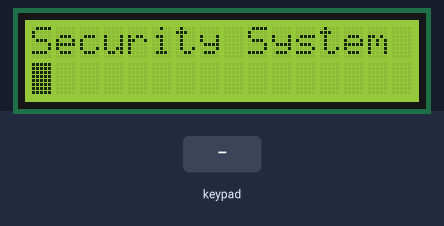
Recording of a sketch running on a simulated Arduino Uno, built with avr-gcc and run on an emulated ATmega328P. On the bench: 16×2 character LCD. Wiring (inferred from the names in the program): 4×3 keypad with keys 1 2 3 4 5 6 7 8 9 * 0 # (labels assumed): rows pin 2, pin 3, pin 4, pin 5; columns pin 6, pin 7, pin 8. The inputs (shaded band) are chosen by the test bench.

Above: at 1.2 s.
1.3 s: keypad keys 1 5 7 # pressed 0.4 s apart
At 3.7 s:
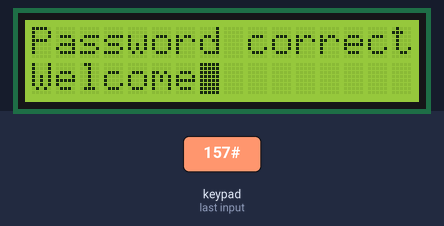
4.4 s: key '1' pressed
At 5.0 s:
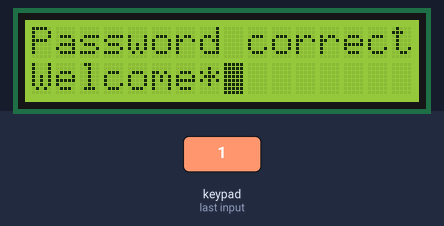
5.9 s: keypad keys 1 3 9 # pressed 0.4 s apart
At 8.4 s:
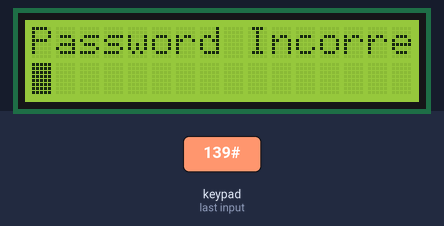
9.0 s: key '2' pressed
At 9.7 s:
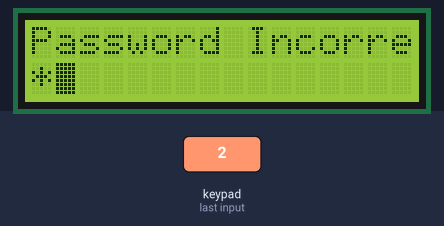
10.5 s: keypad keys 1 5 7 pressed 0.4 s apart
At 12.6 s:
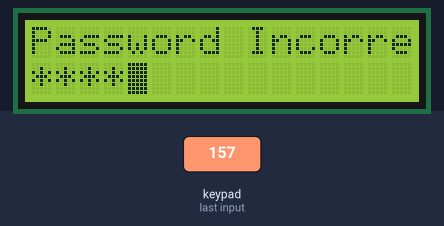
13.2 s: key '3' pressed
At 14.1 s:
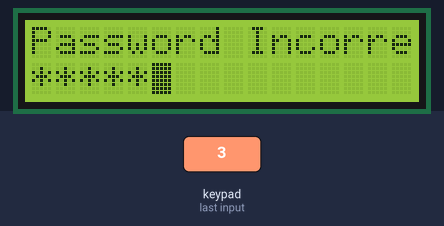
Timing chart, 0 to 15.7 s (numbered marks = the images above; inputs shaded):
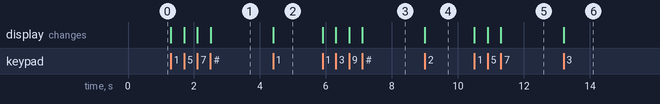

Measured:
- after the input at 1.3 s, the display: first changes at once (image 1 shows a later state)
- after the input at 4.4 s, the display: changes at once (image 2)
- after the input at 5.9 s, the display: first changes at once (image 3 shows a later state)
- after the input at 9.0 s, the display: changes at once (image 4)
- after the input at 10.5 s, the display: first changes at once (image 5 shows a later state)
- after the input at 13.2 s, the display: changes at once (image 6)

The sketch:

Security_System.ino
```cpp
#include<LiquidCrystal.h>
int rs=9 , e=10, d4=11,d5=12,d6=13,d7=A5;
LiquidCrystal lcd(rs, e, d4,d5,d6,d7);

int R1=2,R2=3,R3=4,R4=5;
int C1=6,C2=7,C3=8 ;
void setup() {
  pinMode(R1,OUTPUT) ; pinMode(R2,OUTPUT) ;
  pinMode(R3,OUTPUT) ; pinMode(R4,OUTPUT) ;
  pinMode(C1,INPUT) ; pinMode(C2,INPUT) ;
  pinMode(C3,INPUT) ;
  lcd.begin(16,2);
  lcd.print("Security System");
  lcd.setCursor(0,1); lcd.blink();
}
int valc1, valc2, valc3; int num1=0,n=0; int apass=157;
int count=1; boolean isUserValid=false;
void loop() {
  //make R1 as High and rest all rows LOW
  digitalWrite(R1,LOW); digitalWrite(R2,HIGH);
  digitalWrite(R3,HIGH);digitalWrite(R4,HIGH);
  digitalWrite(C1,HIGH); digitalWrite(C2,HIGH);
  digitalWrite(C3,HIGH);
  valc1 = digitalRead(C1);
  valc2 = digitalRead(C2); valc3 = digitalRead(C3);
  //check for each column
  if ( valc1 == LOW) { lcd.print("*"); n=10*n+1; delay(300);  }
  if ( valc2 == LOW) {lcd.print ("*"); n=10*n+2; delay(300);}
  if ( valc3 == LOW) {lcd.print ("*"); n=10*n+3; delay(300);}

  digitalWrite(R1,HIGH);digitalWrite(R2,LOW);
  digitalWrite(R3,HIGH);digitalWrite(R4,HIGH);
  //check for each column
  if (digitalRead(C1) == LOW) { lcd.print("*");n=10*n+4; delay(300);}
  if (digitalRead(C2) == LOW) { lcd.print("*");n=10*n+5; delay(300);}
  if (digitalRead(C3) == LOW) { lcd.print("*");n=10*n+6; delay(300);}

  digitalWrite(R1,HIGH);digitalWrite(R2,HIGH);
  digitalWrite(R3,LOW);digitalWrite(R4,HIGH);
  //check for each column
  if (digitalRead(C1) == LOW) { lcd.print("*"); n=10*n+7;  delay(300);}
  if (digitalRead(C2) == LOW) { lcd.print("*");n=10*n+8; delay(300);}
  if (digitalRead(C3) == LOW) { lcd.print("*");n=10*n+9; delay(300);}

  digitalWrite(R1,HIGH);digitalWrite(R2,HIGH);
  digitalWrite(R3,HIGH);digitalWrite(R4,LOW);
  //check for each column
  if (digitalRead(C1) == LOW) {
    n=0;
    lcd.clear();
    lcd.print("Security System");
    lcd.setCursor(0,1);
  }
  if (digitalRead(C2) == LOW) { lcd.print("*");n=10*n+0; delay(300);}
  if (digitalRead(C3) == LOW) { /////validate the entered password

    num1=n;
    if (num1 == apass){
      lcd.clear();
      lcd.print("Password correct");
      lcd.setCursor(0,1); lcd.print("Welcome");
      isUserValid=true;
    }else {
      lcd.clear();
      lcd.print("Password Incorrect");
      lcd.setCursor(0,1);
    }
    n=0;
    delay(300);
    if (isUserValid==false){
      count++;
      if (count >=4){
        lcd.clear();
        lcd.print("System Locked ");
        while(1); // while (count>=4) {}
      }
    }

  }
}
```
